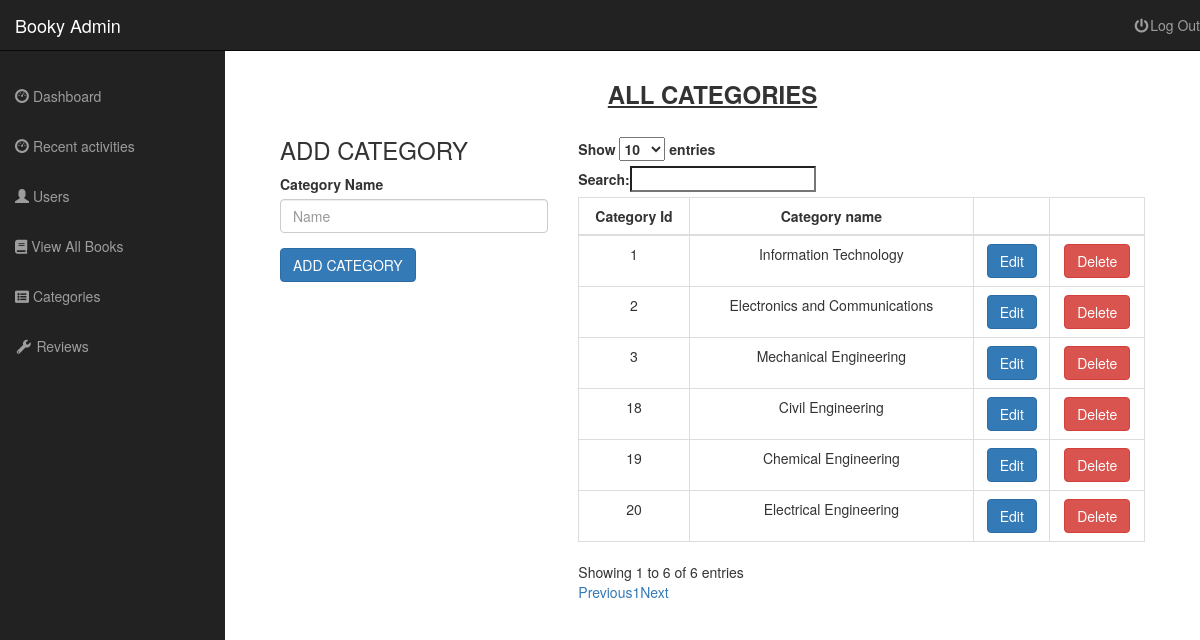
Page /admin/categories.php (signed in) on the committed database.
### tables this page shows
CREATE TABLE `categories` (
  `category_id` int(11) NOT NULL,
  `category_name` varchar(255) NOT NULL,
  `parent_category_id` int(11) NOT NULL DEFAULT 0
);

### admin/templates/view_all_categories.php (the view, shortened to what this page needs)
<div class="row">
	<h3 class="text-center"><b><u>ALL CATEGORIES</u></b></h3>
	<div class="col-sm-4">
		<h3>ADD CATEGORY</h3>
			<form method="POST" action="add_category.php">
				<div class='form-group'>
                    <label for="category-name">Category Name</label>
                    <input name="category-name" type="text" class="form-control" id="category-name" placeholder="Name" required="true">
                </div>
                <div class='form-group'>
                    <input name="add_category" type="submit" class="btn btn-primary" value="ADD CATEGORY">
            	</div>
			</form>
	</div>
	<div class="col-lg-8 col-md-8 col-sm-8 col-xs-8 table-responsive">
		<br>
		<table class="table table-bordered table-hover" id="categoriesTable">
			<thead>
				<tr>
					<th class="text-center">Category Id</th>
					<th class="text-center">Category name</th>
					<th></th>
					<th></th>
				</tr>
			</thead>
			<tbody>
				<?php
					$query = "SELECT * from categories";
					$query_result = mysqli_query($connection,$query);
					if(!$query_result){
						die("QUERY FAILED " .mysqli_error($connection));
					}else{
						while ($row = mysqli_fetch_assoc($query_result)) {
							$category_id = $row['category_id'];
							$category_name = $row['category_name']
				?>
							<tr>
								<td class="text-center"><?php echo $category_id ?></td>
								<td class="text-center"><?php echo $category_name ?></td>
								<td class="text-center"><a href="categories.php?source=edit_category&edit=<?php echo $category_id ?>" class="btn btn-primary">Edit</a></td>
								<td class="text-center"><a onClick="javascript: return confirm('Are you sure you want to delete this review'); " href="categories.php?delete=<?php echo $category_id ?>" class="btn btn-danger">Delete</a></td>
							</tr>
				<?php
						}
					}
				?>
			</tbody>
		</table>
	</div>
</div>

### rows in the picture
categories: category_id "1", category_name "Information Technology"
categories: category_id "2", category_name "Electronics and Communications"
categories: category_id "3", category_name "Mechanical Engineering"
categories: category_id "18", category_name "Civil Engineering"
categories: category_id "19", category_name "Chemical Engineering"
categories: category_id "20", category_name "Electrical Engineering"
